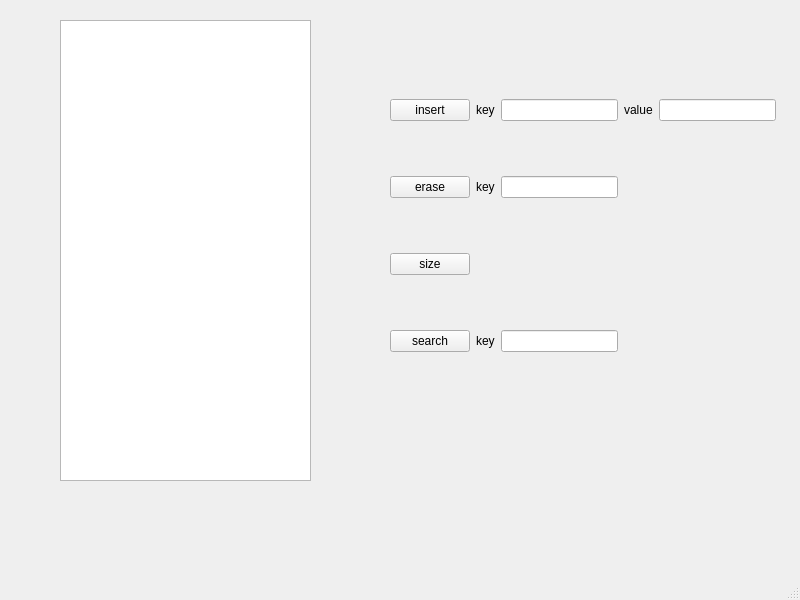
<?xml version="1.0" encoding="UTF-8"?>
<ui version="4.0">
 <class>MainWindow</class>
 <widget class="QMainWindow" name="MainWindow">
  <property name="geometry">
   <rect>
    <x>0</x>
    <y>0</y>
    <width>800</width>
    <height>600</height>
   </rect>
  </property>
  <property name="windowTitle">
   <string>MainWindow</string>
  </property>
  <widget class="QWidget" name="centralwidget">
   <widget class="QTableWidget" name="tableWidget">
    <property name="geometry">
     <rect>
      <x>60</x>
      <y>20</y>
      <width>251</width>
      <height>461</height>
     </rect>
    </property>
   </widget>
   <widget class="QWidget" name="gridLayoutWidget">
    <property name="geometry">
     <rect>
      <x>390</x>
      <y>50</y>
      <width>386</width>
      <height>351</height>
     </rect>
    </property>
    <layout class="QGridLayout" name="gridLayout">
     <item row="3" column="1">
      <widget class="QLabel" name="sizeLabel">
       <property name="text">
        <string/>
       </property>
      </widget>
     </item>
     <item row="1" column="1">
      <widget class="QLabel" name="label">
       <property name="text">
        <string>key</string>
       </property>
      </widget>
     </item>
     <item row="1" column="3">
      <widget class="QLabel" name="label_4">
       <property name="text">
        <string>value</string>
       </property>
      </widget>
     </item>
     <item row="2" column="1">
      <widget class="QLabel" name="label_2">
       <property name="text">
        <string>key</string>
       </property>
      </widget>
     </item>
     <item row="2" column="2">
      <widget class="QLineEdit" name="deleteEdit"/>
     </item>
     <item row="3" column="0">
      <widget class="QPushButton" name="sizeButton">
       <property name="text">
        <string>size</string>
       </property>
      </widget>
     </item>
     <item row="2" column="0">
      <widget class="QPushButton" name="eraseButton">
       <property name="text">
        <string>erase</string>
       </property>
      </widget>
     </item>
     <item row="1" column="4">
      <widget class="QLineEdit" name="valueEdit"/>
     </item>
     <item row="1" column="2">
      <widget class="QLineEdit" name="keyEdit"/>
     </item>
     <item row="1" column="0">
      <widget class="QPushButton" name="insertButton">
       <property name="text">
        <string>insert</string>
       </property>
      </widget>
     </item>
     <item row="4" column="0">
      <widget class="QPushButton" name="searchButton">
       <property name="text">
        <string>search</string>
       </property>
      </widget>
     </item>
     <item row="4" column="4">
      <widget class="QLabel" name="searchResultButton">
       <property name="text">
        <string/>
       </property>
      </widget>
     </item>
     <item row="4" column="2">
      <widget class="QLineEdit" name="searchKeyEdit"/>
     </item>
     <item row="4" column="1">
      <widget class="QLabel" name="label_5">
       <property name="text">
        <string>key</string>
       </property>
      </widget>
     </item>
    </layout>
   </widget>
  </widget>
  <widget class="QMenuBar" name="menubar">
   <property name="geometry">
    <rect>
     <x>0</x>
     <y>0</y>
     <width>800</width>
     <height>26</height>
    </rect>
   </property>
  </widget>
  <widget class="QStatusBar" name="statusbar"/>
 </widget>
 <resources/>
 <connections/>
</ui>
